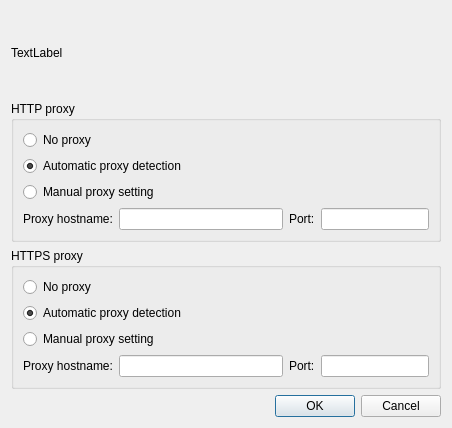
<?xml version="1.0" encoding="UTF-8"?>
<ui version="4.0">
 <class>ProxyDialog</class>
 <widget class="QDialog" name="ProxyDialog">
  <property name="geometry">
   <rect>
    <x>0</x>
    <y>0</y>
    <width>452</width>
    <height>428</height>
   </rect>
  </property>
  <property name="windowTitle">
   <string>Proxy Settings</string>
  </property>
  <layout class="QVBoxLayout" name="verticalLayout_2">
   <item>
    <widget class="QLabel" name="label">
     <property name="text">
      <string>TextLabel</string>
     </property>
    </widget>
   </item>
   <item>
    <widget class="QGroupBox" name="groupBox_2">
     <property name="title">
      <string>HTTP proxy</string>
     </property>
     <layout class="QVBoxLayout" name="verticalLayout_3">
      <item>
       <widget class="QRadioButton" name="radioButton_4">
        <property name="text">
         <string>No proxy</string>
        </property>
       </widget>
      </item>
      <item>
       <widget class="QRadioButton" name="radioButton_5">
        <property name="text">
         <string>Automatic proxy detection</string>
        </property>
        <property name="checked">
         <bool>true</bool>
        </property>
       </widget>
      </item>
      <item>
       <widget class="QRadioButton" name="radioButton_6">
        <property name="text">
         <string>Manual proxy setting</string>
        </property>
       </widget>
      </item>
      <item>
       <layout class="QHBoxLayout" name="horizontalLayout_2">
        <item>
         <widget class="QLabel" name="label_4">
          <property name="text">
           <string>Proxy hostname:</string>
          </property>
         </widget>
        </item>
        <item>
         <widget class="QLineEdit" name="lineEdit_2"/>
        </item>
        <item>
         <widget class="QLabel" name="label_5">
          <property name="text">
           <string>Port:</string>
          </property>
         </widget>
        </item>
        <item>
         <widget class="QLineEdit" name="lineEditport_2">
          <property name="sizePolicy">
           <sizepolicy hsizetype="Fixed" vsizetype="Fixed">
            <horstretch>0</horstretch>
            <verstretch>0</verstretch>
           </sizepolicy>
          </property>
         </widget>
        </item>
       </layout>
      </item>
     </layout>
    </widget>
   </item>
   <item>
    <widget class="QGroupBox" name="groupBox">
     <property name="title">
      <string>HTTPS proxy</string>
     </property>
     <layout class="QVBoxLayout" name="verticalLayout">
      <item>
       <widget class="QRadioButton" name="radioButton_1">
        <property name="text">
         <string>No proxy</string>
        </property>
       </widget>
      </item>
      <item>
       <widget class="QRadioButton" name="radioButton_2">
        <property name="text">
         <string>Automatic proxy detection</string>
        </property>
        <property name="checked">
         <bool>true</bool>
        </property>
       </widget>
      </item>
      <item>
       <widget class="QRadioButton" name="radioButton_3">
        <property name="text">
         <string>Manual proxy setting</string>
        </property>
       </widget>
      </item>
      <item>
       <layout class="QHBoxLayout" name="horizontalLayout">
        <item>
         <widget class="QLabel" name="label_2">
          <property name="text">
           <string>Proxy hostname:</string>
          </property>
         </widget>
        </item>
        <item>
         <widget class="QLineEdit" name="lineEdit"/>
        </item>
        <item>
         <widget class="QLabel" name="label_3">
          <property name="text">
           <string>Port:</string>
          </property>
         </widget>
        </item>
        <item>
         <widget class="QLineEdit" name="lineEditport">
          <property name="sizePolicy">
           <sizepolicy hsizetype="Fixed" vsizetype="Fixed">
            <horstretch>0</horstretch>
            <verstretch>0</verstretch>
           </sizepolicy>
          </property>
         </widget>
        </item>
       </layout>
      </item>
     </layout>
    </widget>
   </item>
   <item>
    <widget class="QDialogButtonBox" name="buttonBox">
     <property name="orientation">
      <enum>Qt::Horizontal</enum>
     </property>
     <property name="standardButtons">
      <set>QDialogButtonBox::Cancel|QDialogButtonBox::Ok</set>
     </property>
    </widget>
   </item>
  </layout>
 </widget>
 <resources/>
 <connections>
  <connection>
   <sender>buttonBox</sender>
   <signal>accepted()</signal>
   <receiver>ProxyDialog</receiver>
   <slot>accept()</slot>
   <hints>
    <hint type="sourcelabel">
     <x>248</x>
     <y>254</y>
    </hint>
    <hint type="destinationlabel">
     <x>157</x>
     <y>274</y>
    </hint>
   </hints>
  </connection>
  <connection>
   <sender>buttonBox</sender>
   <signal>rejected()</signal>
   <receiver>ProxyDialog</receiver>
   <slot>reject()</slot>
   <hints>
    <hint type="sourcelabel">
     <x>316</x>
     <y>260</y>
    </hint>
    <hint type="destinationlabel">
     <x>286</x>
     <y>274</y>
    </hint>
   </hints>
  </connection>
 </connections>
</ui>
